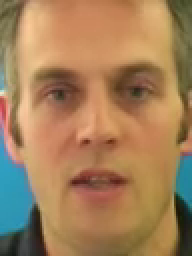
#> input picture frame 7 of example/test.mp4, 96 x 128 px (shown 2 times larger)
$ python testoptic.py
#> lines starting #> are read from the running program, lines starting #| are printed output that depends on the picture
import cv2
import numpy as np

cap = cv2.VideoCapture("example/test.mp4")

ret, frame1 = cap.read()
#> frame1 is the input picture: shape (128, 96, 3); mean B, G, R 89.9, 127.5, 163.4
prvs = cv2.cvtColor(frame1,cv2.COLOR_BGR2GRAY)
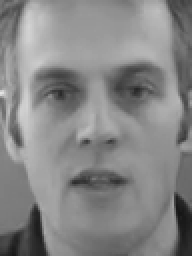
#> prvs: shape (128, 96) (shown 2 times larger); min 21, max 229, mean 133.9
hsv = np.zeros_like(frame1)
hsv[...,1] = 255

while(1):
    ret, frame2 = cap.read()
    next = cv2.cvtColor(frame2,cv2.COLOR_BGR2GRAY)

    flow = cv2.calcOpticalFlowFarneback(prvs,next, None, 0.5, 3, 15, 3, 5, 1.2, 0)

    mag, ang = cv2.cartToPolar(flow[...,0], flow[...,1])
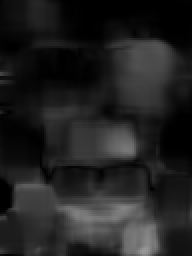
#> mag: shape (128, 96) float32 (shown 2 times larger); min 6.94e-07, max 0.599, mean 0.133
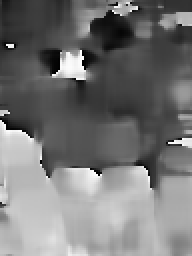
#> ang: shape (128, 96) float32 (shown 2 times larger); min 0.00164, max 6.28, mean 2.91; drawn with min black and max white
    print("Magnitude: ")
    print( type(mag))
#| <class 'numpy.ndarray'>
    print( mag.shape[1])
#| 96
    print("Angle: ")
    print( ang)
#> (printed output is left out)
    hsv[...,0] = ang*180/np.pi/2
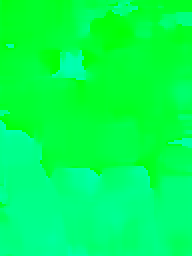
#> hsv: shape (128, 96, 3) (shown 2 times larger); mean of channels 0, 1, 2 82.8, 255, 0; drawn as B, G, R
    hsv[...,2] = cv2.normalize(mag,None,0,255,cv2.NORM_MINMAX)
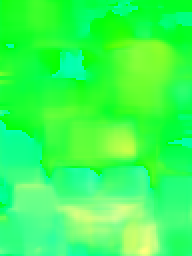
#> hsv: shape (128, 96, 3) (shown 2 times larger); mean of channels 0, 1, 2 82.8, 255, 56; drawn as B, G, R
    rgb = cv2.cvtColor(hsv,cv2.COLOR_HSV2BGR)
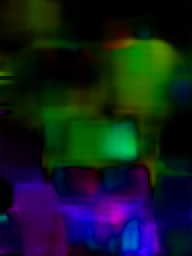
#> rgb: shape (128, 96, 3) (shown 2 times larger); mean B, G, R 31.7, 27.2, 17.5

    cv2.imshow('frame2',rgb)
    k = cv2.waitKey(30) & 0xff
#> (key Esc is pressed here)
    if k == 27:
        break
    elif k == ord('s'):
        cv2.imwrite('opticalfb.png',frame2)
        cv2.imwrite('opticalhsv.png',rgb)
    prvs = next

cap.release()
cv2.destroyAllWindows()

$ run again, starting later in the video
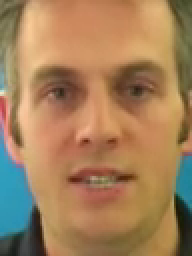
#> input picture frame 33 of example/test.mp4, 96 x 128 px (shown 2 times larger)
#> frame1 is the input picture: shape (128, 96, 3); mean B, G, R 90.7, 127.9, 163.9
#| <class 'numpy.ndarray'>
#| 96
#> (printed output is left out)
#> `hsv[...,2] = cv2.normalize(mag,None,0,255,cv2.NORM_MINMAX)`:
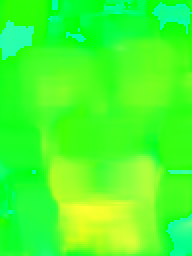
#> hsv: shape (128, 96, 3) (shown 2 times larger); mean of channels 0, 1, 2 42.8, 255, 69.4; drawn as B, G, R
#> `rgb = cv2.cvtColor(hsv,cv2.COLOR_HSV2BGR)`:
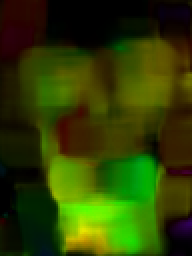
#> rgb: shape (128, 96, 3) (shown 2 times larger); mean B, G, R 1, 63.4, 46

$ run again, starting later in the video
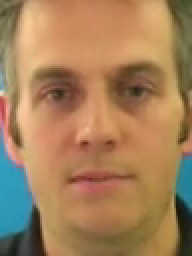
#> input picture frame 60 of example/test.mp4, 96 x 128 px (shown 2 times larger)
#> frame1 is the input picture: shape (128, 96, 3); mean B, G, R 90.6, 128.1, 164.6
#| <class 'numpy.ndarray'>
#| 96
#> (printed output is left out)
#> `hsv[...,2] = cv2.normalize(mag,None,0,255,cv2.NORM_MINMAX)`:
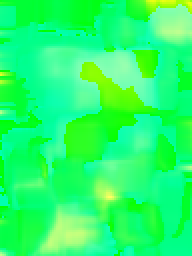
#> hsv: shape (128, 96, 3) (shown 2 times larger); mean of channels 0, 1, 2 106.4, 255, 37.7; drawn as B, G, R
#> `rgb = cv2.cvtColor(hsv,cv2.COLOR_HSV2BGR)`:
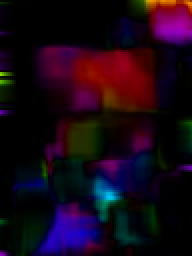
#> rgb: shape (128, 96, 3) (shown 2 times larger); mean B, G, R 21.7, 6.9, 24.1
